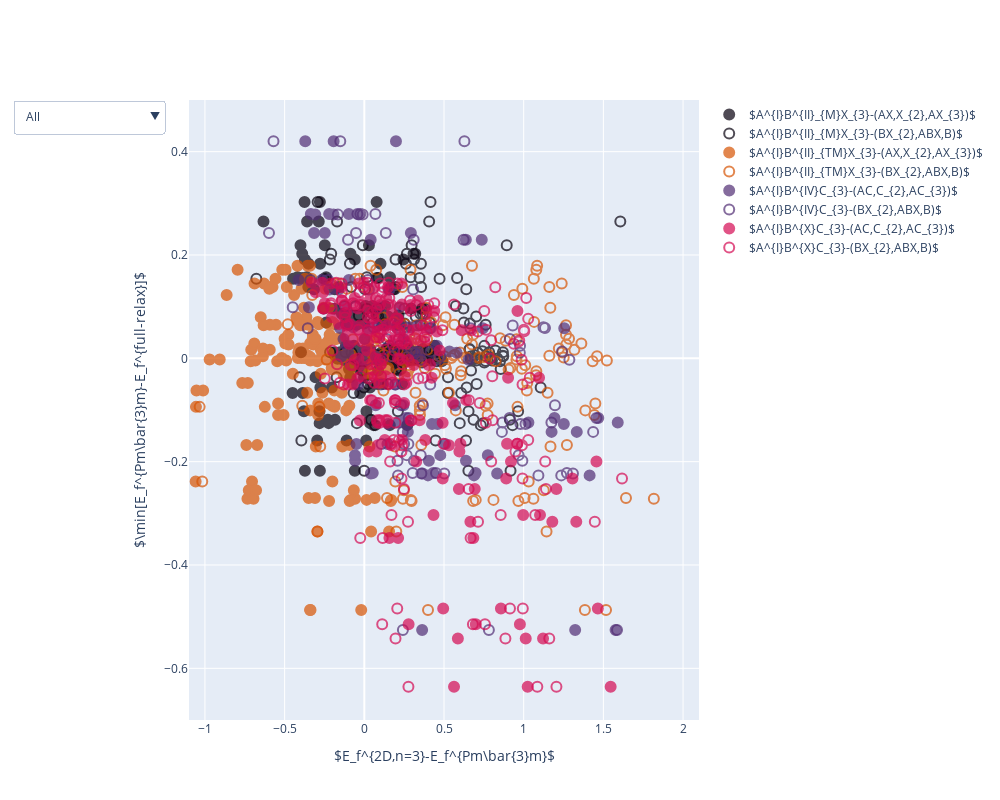

Write notebook code for a chart like this one.
### Markdown cell above
In the following plot, we provide a handle to explore the landscape of 2D perovskites grouped by different chemistry of the perovskites.

### Code cell
import plotly.graph_objects as go

fig = go.Figure()

fig.add_trace(go.Scatter(x=class_I_A_rich_term_en_diff,
                         y=class_I_A_rich_term_bulk_en_diff,
                         name="$A^{I}B^{II}_{M}X_{3}-(AX,X_{2},AX_{3})$",
                         text=class_I_A_rich_term_keys,
                         opacity=0.7,
                         marker=dict(size=8,color='#07000E',line=dict(color='#07000E',width=1))))
fig.add_trace(go.Scatter(x=class_I_B_rich_term_en_diff,
                         y=class_I_B_rich_term_bulk_en_diff,
                         name="$A^{I}B^{II}_{M}X_{3}-(BX_{2},ABX,B)$",
                         text=class_I_B_rich_term_keys,
                         opacity=0.7,
                         marker=dict(symbol='circle-open',size=8,color='#07000E')))

fig.add_trace(go.Scatter(x=class_II_A_rich_term_en_diff,
                         y=class_II_A_rich_term_bulk_en_diff,
                         name="$A^{I}B^{II}_{TM}X_{3}-(AX,X_{2},AX_{3})$",
                         text=class_II_A_rich_term_keys,
                         opacity=0.7,
                         marker=dict(size=8,color='#D75404',line=dict(color='#D75404',width=1))))
fig.add_trace(go.Scatter(x=class_II_B_rich_term_en_diff,
                         y=class_II_B_rich_term_bulk_en_diff,
                         name="$A^{I}B^{II}_{TM}X_{3}-(BX_{2},ABX,B)$",
                         text=class_II_B_rich_term_keys,
                         opacity=0.7,
                         marker=dict(symbol='circle-open',size=8,color='#D75404')))

fig.add_trace(go.Scatter(x=class_III_A_rich_term_en_diff,
                         y=class_III_A_rich_term_bulk_en_diff,
                         name="$A^{I}B^{IV}C_{3}-(AC,C_{2},AC_{3})$",
                         text=class_III_A_rich_term_keys,
                         opacity=0.7,
                         marker=dict(size=8,color='#522E75',line=dict(color='#522E75',width=1))))
fig.add_trace(go.Scatter(x=class_III_B_rich_term_en_diff,
                         y=class_III_B_rich_term_bulk_en_diff,
                         name="$A^{I}B^{IV}C_{3}-(BX_{2},ABX,B)$",
                         text=class_III_B_rich_term_keys,
                         opacity=0.7,
                         marker=dict(symbol='circle-open',size=8,color='#522E75')))

fig.add_trace(go.Scatter(x=class_IV_A_rich_term_en_diff,
                         y=class_IV_A_rich_term_bulk_en_diff,
                         name="$A^{I}B^{X}C_{3}-(AC,C_{2},AC_{3})$",
                         text=class_IV_A_rich_term_keys,
                         opacity=0.7,
                         marker=dict(size=8,color='#D50B53',line=dict(color='#D50B53',width=1))))
fig.add_trace(go.Scatter(x=class_IV_B_rich_term_en_diff,
                         y=class_IV_B_rich_term_bulk_en_diff,
                         name="$A^{I}B^{X}C_{3}-(BX_{2},ABX,B)$",
                         text=class_IV_B_rich_term_keys,
                         opacity=0.7,
                         marker=dict(symbol='circle-open',size=8,color='#D50B53')))

fig.update_xaxes(title_text="$E_f^{2D,n=3}-E_f^{Pm\\bar{3}m}$")
fig.update_yaxes(title_text='$\\min[E_f^{Pm\\bar{3}m}-E_f^{full-relax}]$')

fig.update_traces(mode='markers', marker_line_width=2, marker_size=10)
fig.update_layout(yaxis_range=[-0.7,0.5])
fig.update_layout(xaxis_range=[-1.1,2.1])
fig.update_layout(width=1000, height=800,
        updatemenus=[go.layout.Updatemenu(
        active=0,
        buttons=list(
            [dict(label = 'All',
                  method = 'update',
                  args = [{'visible': [True, True, True, True, True, True, True, True]},
                          {'showlegend':True}]),
            dict(label = "Class I/A-rich-term",
                  method = 'update',
                  args = [{'visible': [True, False, False, False, False, False, False, False]},
                          {'showlegend':True}]),
            dict(label = "Class I/B-rich-term",
                  method = 'update',
                  args = [{'visible': [False, True, False, False, False, False, False, False]},
                          {'showlegend':True}]),
            dict(label = "Class II/A-rich-term",
                  method = 'update',
                  args = [{'visible': [False, False, True, False, False, False, False, False]},
                          {'showlegend':True}]),
            dict(label = "Class II/B-rich-term",
                  method = 'update',
                  args = [{'visible': [False, False, False, True, False, False, False, False]},
                          {'showlegend':True}]),
            dict(label = "Class III/A-rich-term",
                  method = 'update',
                  args = [{'visible': [False, False, False, False, True, False, False, False]},
                          {'showlegend':True}]),
            dict(label = "Class III/B-rich-term",
                  method = 'update',
                  args = [{'visible': [False, False, False, False, False, True, False, False]},
                          {'showlegend':True}]),
            dict(label = "Class IV/A-rich-term",
                  method = 'update',
                  args = [{'visible': [False, False, False, False, False, False, True, False]},
                          {'showlegend':True}]),
            dict(label = "Class IV/B-rich-term",
                  method = 'update',
                  args = [{'visible': [False, False, False, False, False, False, False, True]},
                          {'showlegend':True}])
            ]))])

### Figure 1 — Plotly figure (JSON) as saved in the notebook; plotly's stock layout.template omitted (floating-point values rounded to 4 significant figures; data arrays with more than 128 entries replaced by an {"elided": "..."} marker saying what was removed)
{"data": [{"marker": {"color": "#07000E", "line": {"color": "#07000E", "width": 2}, "size": 10}, "mode": "markers", "name": "$A^{I}B^{II}_{M}X_{3}-(AX,X_{2},AX_{3})$", "opacity": 0.7, "text": {"elided": "180 str values"}, "type": "scatter", "x": {"elided": "180 float values"}, "y": {"elided": "180 float values"}}, {"marker": {"color": "#07000E", "line": {"width": 2}, "size": 10, "symbol": "circle-open"}, "mode": "markers", "name": "$A^{I}B^{II}_{M}X_{3}-(BX_{2},ABX,B)$", "opacity": 0.7, "text": {"elided": "180 str values"}, "type": "scatter", "x": {"elided": "180 float values"}, "y": {"elided": "180 float values"}}, {"marker": {"color": "#D75404", "line": {"color": "#D75404", "width": 2}, "size": 10}, "mode": "markers", "name": "$A^{I}B^{II}_{TM}X_{3}-(AX,X_{2},AX_{3})$", "opacity": 0.7, "text": {"elided": "180 str values"}, "type": "scatter", "x": {"elided": "180 float values"}, "y": {"elided": "180 float values"}}, {"marker": {"color": "#D75404", "line": {"width": 2}, "size": 10, "symbol": "circle-open"}, "mode": "markers", "name": "$A^{I}B^{II}_{TM}X_{3}-(BX_{2},ABX,B)$", "opacity": 0.7, "text": {"elided": "180 str values"}, "type": "scatter", "x": {"elided": "180 float values"}, "y": {"elided": "180 float values"}}, {"marker": {"color": "#522E75", "line": {"color": "#522E75", "width": 2}, "size": 10}, "mode": "markers", "name": "$A^{I}B^{IV}C_{3}-(AC,C_{2},AC_{3})$", "opacity": 0.7, "text": ["MgTiO3_100_AO_3", "MgTiS3_100_AO_3", "MgTiSe3_100_AO_3", "MgTiTe3_100_AO_3", "MgZrO3_100_AO_3", "MgZrS3_100_AO_3", "MgZrSe3_100_AO_3", "MgZrTe3_100_AO_3", "CaTiO3_100_AO_3", "CaTiS3_100_AO_3", "CaTiSe3_100_AO_3", "CaTiTe3_100_AO_3", "CaZrO3_100_AO_3", "CaZrS3_100_AO_3", "CaZrSe3_100_AO_3", "CaZrTe3_100_AO_3", "SrTiO3_100_AO_3", "SrTiS3_100_AO_3", "SrTiSe3_100_AO_3", "SrTiTe3_100_AO_3", "SrZrO3_100_AO_3", "SrZrS3_100_AO_3", "SrZrSe3_100_AO_3", "SrZrTe3_100_AO_3", "BaTiO3_100_AO_3", "BaTiS3_100_AO_3", "BaTiSe3_100_AO_3", "BaTiTe3_100_AO_3", "BaZrO3_100_AO_3", "BaZrS3_100_AO_3", "BaZrSe3_100_AO_3", "BaZrTe3_100_AO_3", "MgTiO3_110_O2_3", "MgTiS3_110_O2_3", "MgTiSe3_110_O2_3", "MgTiTe3_110_O2_3", "MgZrO3_110_O2_3", "MgZrS3_110_O2_3", "MgZrSe3_110_O2_3", "MgZrTe3_110_O2_3", "CaTiO3_110_O2_3", "CaTiS3_110_O2_3", "CaTiSe3_110_O2_3", "CaTiTe3_110_O2_3", "CaZrO3_110_O2_3", "CaZrS3_110_O2_3", "CaZrSe3_110_O2_3", "CaZrTe3_110_O2_3", "SrTiO3_110_O2_3", "SrTiS3_110_O2_3", "SrTiSe3_110_O2_3", "SrTiTe3_110_O2_3", "SrZrO3_110_O2_3", "SrZrS3_110_O2_3", "SrZrSe3_110_O2_3", "SrZrTe3_110_O2_3", "BaTiO3_110_O2_3", "BaTiS3_110_O2_3", "BaTiSe3_110_O2_3", "BaTiTe3_110_O2_3", "BaZrO3_110_O2_3", "BaZrS3_110_O2_3", "BaZrSe3_110_O2_3", "BaZrTe3_110_O2_3", "MgTiO3_111_AO3_3", "MgTiS3_111_AO3_3", "MgTiSe3_111_AO3_3", "MgTiTe3_111_AO3_3", "MgZrO3_111_AO3_3", "MgZrS3_111_AO3_3", "MgZrSe3_111_AO3_3", "MgZrTe3_111_AO3_3", "CaTiO3_111_AO3_3", "CaTiS3_111_AO3_3", "CaTiSe3_111_AO3_3", "CaTiTe3_111_AO3_3", "CaZrO3_111_AO3_3", "CaZrS3_111_AO3_3", "CaZrSe3_111_AO3_3", "CaZrTe3_111_AO3_3", "SrTiO3_111_AO3_3", "SrTiS3_111_AO3_3", "SrTiSe3_111_AO3_3", "SrTiTe3_111_AO3_3", "SrZrO3_111_AO3_3", "SrZrS3_111_AO3_3", "SrZrSe3_111_AO3_3", "SrZrTe3_111_AO3_3", "BaTiO3_111_AO3_3", "BaTiS3_111_AO3_3", "BaTiSe3_111_AO3_3", "BaTiTe3_111_AO3_3", "BaZrO3_111_AO3_3", "BaZrS3_111_AO3_3", "BaZrSe3_111_AO3_3", "BaZrTe3_111_AO3_3"], "type": "scatter", "x": [0.04055, -0.3477, -0.3356, -0.1932, 0.03998, -0.2479, -0.3705, -0.09695, 0.2729, -0.04937, -0.08392, -0.218, 0.4249, 0.07147, 0.02026, -0.04521, 0.2606, -0.05744, -0.09765, -0.1307, 0.3993, 0.05295, -0.0003378, -0.06958, 0.2131, -0.05852, -0.1023, -0.1447, 0.3628, 0.04136, -0.01406, -0.08733, 1.255, 0.2218, -0.09708, -0.03423, 0.7369, 0.292, 0.1987, -0.2674, 1.333, 0.5065, 0.3398, 0.1522, 1.252, 0.5694, 0.4185, 0.1944, 1.468, 0.638, 0.4547, 0.245, 1.414, 0.6983, 0.5341, 0.2926, 1.59, 0.7751, 0.5794, 0.3481, 1.577, 0.8335, 0.6542, 0.3989, 0.7431, -0.1256, -0.2206, -0.3079, 0.6371, -0.3151, -0.1924, -0.4124, 1.175, 0.1452, 0.1373, -0.1618, 0.4594, 0.2456, -0.1527, -0.03755, 1.193, 0.4051, -0.111, 0.002204, 0.6883, 0.4324, 0.3364, 0.07371, 1.03, 0.4766, 0.3258, 0.07281, 1.323, 0.3656, 0.08714, 0.1521], "y": [0.05817, 0.09898, 0.2794, 0.2784, 0.2295, 0.2426, 0.42, 0.1518, -0.1424, -0.1658, 0.06347, 0.1334, -0.127, -0.0908, 0.05892, -0.05048, -0.1156, -0.198, 0.02436, 0.03727, -0.2265, -0.222, 0.01345, 0.06032, -0.1244, -0.1874, 0.01092, 0.003684, -0.5257, -0.223, -0.002771, -6.377, 0.05817, 0.09898, 0.2794, 0.2784, 0.2295, 0.2426, 0.42, 0.1518, -0.1424, -0.1658, 0.06347, 0.1334, -0.127, -0.0908, 0.05892, -0.05048, -0.1156, -0.198, 0.02436, 0.03727, -0.2265, -0.222, 0.01345, 0.06032, -0.1244, -0.1874, 0.01092, 0.003684, -0.5257, -0.223, -0.002771, -6.377, 0.05817, 0.09898, 0.2794, 0.2784, 0.2295, 0.2426, 0.42, 0.1518, -0.1424, -0.1658, 0.06347, 0.1334, -0.127, -0.0908, 0.05892, -0.05048, -0.1156, -0.198, 0.02436, 0.03727, -0.2265, -0.222, 0.01345, 0.06032, -0.1244, -0.1874, 0.01092, 0.003684, -0.5257, -0.223, -0.002771, -6.377]}, {"marker": {"color": "#522E75", "line": {"width": 2}, "size": 10, "symbol": "circle-open"}, "mode": "markers", "name": "$A^{I}B^{IV}C_{3}-(BX_{2},ABX,B)$", "opacity": 0.7, "text": ["MgTiO3_100_BO2_3", "MgTiS3_100_BO2_3", "MgTiSe3_100_BO2_3", "MgTiTe3_100_BO2_3", "MgZrO3_100_BO2_3", "MgZrS3_100_BO2_3", "MgZrSe3_100_BO2_3", "MgZrTe3_100_BO2_3", "CaTiO3_100_BO2_3", "CaTiS3_100_BO2_3", "CaTiSe3_100_BO2_3", "CaTiTe3_100_BO2_3", "CaZrO3_100_BO2_3", "CaZrS3_100_BO2_3", "CaZrSe3_100_BO2_3", "CaZrTe3_100_BO2_3", "SrTiO3_100_BO2_3", "SrTiS3_100_BO2_3", "SrTiSe3_100_BO2_3", "SrTiTe3_100_BO2_3", "SrZrO3_100_BO2_3", "SrZrS3_100_BO2_3", "SrZrSe3_100_BO2_3", "SrZrTe3_100_BO2_3", "BaTiO3_100_BO2_3", "BaTiS3_100_BO2_3", "BaTiSe3_100_BO2_3", "BaTiTe3_100_BO2_3", "BaZrO3_100_BO2_3", "BaZrS3_100_BO2_3", "BaZrSe3_100_BO2_3", "BaZrTe3_100_BO2_3", "MgTiO3_110_ABO_3", "MgTiS3_110_ABO_3", "MgTiSe3_110_ABO_3", "MgTiTe3_110_ABO_3", "MgZrO3_110_ABO_3", "MgZrS3_110_ABO_3", "MgZrSe3_110_ABO_3", "MgZrTe3_110_ABO_3", "CaTiO3_110_ABO_3", "CaTiS3_110_ABO_3", "CaTiSe3_110_ABO_3", "CaTiTe3_110_ABO_3", "CaZrO3_110_ABO_3", "CaZrS3_110_ABO_3", "CaZrSe3_110_ABO_3", "CaZrTe3_110_ABO_3", "SrTiO3_110_ABO_3", "SrTiS3_110_ABO_3", "SrTiSe3_110_ABO_3", "SrTiTe3_110_ABO_3", "SrZrO3_110_ABO_3", "SrZrS3_110_ABO_3", "SrZrSe3_110_ABO_3", "SrZrTe3_110_ABO_3", "BaTiO3_110_ABO_3", "BaTiS3_110_ABO_3", "BaTiSe3_110_ABO_3", "BaTiTe3_110_ABO_3", "BaZrO3_110_ABO_3", "BaZrS3_110_ABO_3", "BaZrSe3_110_ABO_3", "BaZrTe3_110_ABO_3", "MgTiO3_111_B_3", "MgTiS3_111_B_3", "MgTiSe3_111_B_3", "MgTiTe3_111_B_3", "MgZrO3_111_B_3", "MgZrS3_111_B_3", "MgZrSe3_111_B_3", "MgZrTe3_111_B_3", "CaTiO3_111_B_3", "CaTiS3_111_B_3", "CaTiSe3_111_B_3", "CaTiTe3_111_B_3", "CaZrO3_111_B_3", "CaZrS3_111_B_3", "CaZrSe3_111_B_3", "CaZrTe3_111_B_3", "SrTiO3_111_B_3", "SrTiS3_111_B_3", "SrTiSe3_111_B_3", "SrTiTe3_111_B_3", "SrZrO3_111_B_3", "SrZrS3_111_B_3", "SrZrSe3_111_B_3", "SrZrTe3_111_B_3", "BaTiO3_111_B_3", "BaTiS3_111_B_3", "BaTiSe3_111_B_3", "BaTiTe3_111_B_3", "BaZrO3_111_B_3", "BaZrS3_111_B_3", "BaZrSe3_111_B_3", "BaZrTe3_111_B_3"], "type": "scatter", "x": [-0.3548, -0.4492, -0.02476, -0.1658, -0.1021, -0.5981, -0.5698, -0.2273, 0.2414, 0.2497, 0.2048, 0.1581, 0.1505, 0.2299, 0.2235, 0.1939, 0.279, 0.311, 0.2658, 0.2167, 0.2115, 0.3033, 0.2964, 0.263, 0.2778, 0.354, 0.3154, 0.2712, 0.242, 0.358, 0.3544, 0.3262, 0.411, -0.05771, -0.04337, -0.01016, 0.3099, -0.05195, -0.1507, 0.02151, 0.8632, 0.1079, 0.08951, 0.02946, 0.9795, 0.3683, 0.2059, 0.1044, 0.9118, 0.2084, 0.1792, 0.1395, 1.092, 0.4499, 0.416, 0.0586, 0.867, 0.2661, 0.2392, 0.1598, 0.7816, 0.502, 0.4614, 0.33, 0.666, 0.09373, 0.06936, 214.0, 0.6232, 0.1348, 0.6281, -0.3386, 1.436, 0.2765, 0.9311, 0.3064, 1.011, 1.196, 1.134, 0.4137, 1.456, 0.9917, 0.9771, 0.9131, 1.236, 1.271, 1.241, 1.124, 1.174, 0.9682, 0.9756, 0.476, 1.586, 1.309, 1.287, 1.184], "y": [0.05817, 0.09898, 0.2794, 0.2784, 0.2295, 0.2426, 0.42, 0.1518, -0.1424, -0.1658, 0.06347, 0.1334, -0.127, -0.0908, 0.05892, -0.05048, -0.1156, -0.198, 0.02436, 0.03727, -0.2265, -0.222, 0.01345, 0.06032, -0.1244, -0.1874, 0.01092, 0.003684, -0.5257, -0.223, -0.002771, -6.377, 0.05817, 0.09898, 0.2794, 0.2784, 0.2295, 0.2426, 0.42, 0.1518, -0.1424, -0.1658, 0.06347, 0.1334, -0.127, -0.0908, 0.05892, -0.05048, -0.1156, -0.198, 0.02436, 0.03727, -0.2265, -0.222, 0.01345, 0.06032, -0.1244, -0.1874, 0.01092, 0.003684, -0.5257, -0.223, -0.002771, -6.377, 0.05817, 0.09898, 0.2794, 0.2784, 0.2295, 0.2426, 0.42, 0.1518, -0.1424, -0.1658, 0.06347, 0.1334, -0.127, -0.0908, 0.05892, -0.05048, -0.1156, -0.198, 0.02436, 0.03727, -0.2265, -0.222, 0.01345, 0.06032, -0.1244, -0.1874, 0.01092, 0.003684, -0.5257, -0.223, -0.002771, -6.377]}, {"marker": {"color": "#D50B53", "line": {"color": "#D50B53", "width": 2}, "size": 10}, "mode": "markers", "name": "$A^{I}B^{X}C_{3}-(AC,C_{2},AC_{3})$", "opacity": 0.7, "text": {"elided": "180 str values"}, "type": "scatter", "x": {"elided": "180 float values"}, "y": {"elided": "180 float values"}}, {"marker": {"color": "#D50B53", "line": {"width": 2}, "size": 10, "symbol": "circle-open"}, "mode": "markers", "name": "$A^{I}B^{X}C_{3}-(BX_{2},ABX,B)$", "opacity": 0.7, "text": {"elided": "180 str values"}, "type": "scatter", "x": {"elided": "180 float values"}, "y": {"elided": "180 float values"}}], "layout": {"height": 800, "updatemenus": [{"active": 0, "buttons": [{"args": [{"visible": [true, true, true, true, true, true, true, true]}, {"showlegend": true}], "label": "All", "method": "update"}, {"args": [{"visible": [true, false, false, false, false, false, false, false]}, {"showlegend": true}], "label": "Class I/A-rich-term", "method": "update"}, {"args": [{"visible": [false, true, false, false, false, false, false, false]}, {"showlegend": true}], "label": "Class I/B-rich-term", "method": "update"}, {"args": [{"visible": [false, false, true, false, false, false, false, false]}, {"showlegend": true}], "label": "Class II/A-rich-term", "method": "update"}, {"args": [{"visible": [false, false, false, true, false, false, false, false]}, {"showlegend": true}], "label": "Class II/B-rich-term", "method": "update"}, {"args": [{"visible": [false, false, false, false, true, false, false, false]}, {"showlegend": true}], "label": "Class III/A-rich-term", "method": "update"}, {"args": [{"visible": [false, false, false, false, false, true, false, false]}, {"showlegend": true}], "label": "Class III/B-rich-term", "method": "update"}, {"args": [{"visible": [false, false, false, false, false, false, true, false]}, {"showlegend": true}], "label": "Class IV/A-rich-term", "method": "update"}, {"args": [{"visible": [false, false, false, false, false, false, false, true]}, {"showlegend": true}], "label": "Class IV/B-rich-term", "method": "update"}]}], "width": 1000, "xaxis": {"range": [-1.1, 2.1], "title": {"text": "$E_f^{2D,n=3}-E_f^{Pm\\bar{3}m}$"}}, "yaxis": {"range": [-0.7, 0.5], "title": {"text": "$\\min[E_f^{Pm\\bar{3}m}-E_f^{full-relax}]$"}}}}
